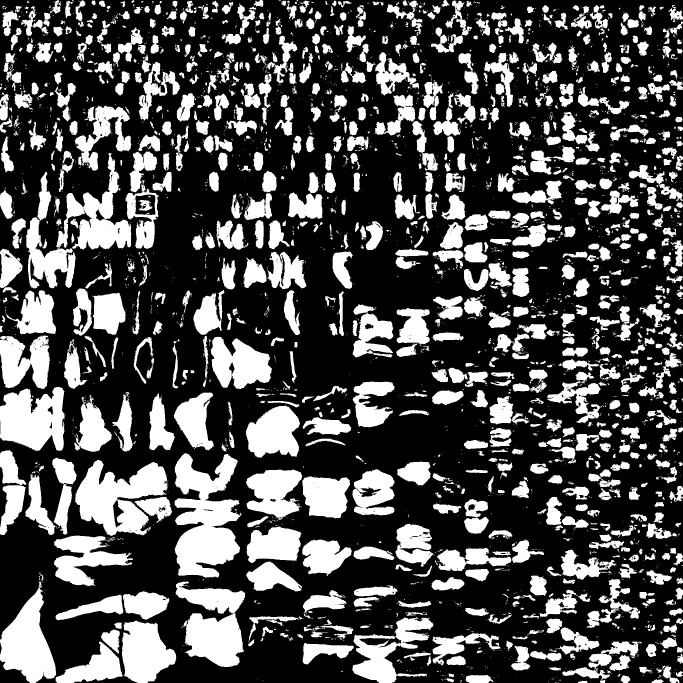
#> input picture assets/models/tint_masks/coatmask.png, 2048 x 2048 px, found by its file name (shown at 1/3 size)
$ python make_tint_mask.py ../../assets/models/tint_masks/coatmask.png ../../assets/models/tint_masks/pointsmask.png
#> lines starting #> are read from the running program, lines starting #| are printed output that depends on the picture; after the words box and inside, x2 and y2 are one past the last pixel; in counts of white or black regions, pixels touching at a corner belong together
"""Pack the neutral horse's tint masks into one RGB texture for the race view.

    python make_tint_mask.py <tint_masks_dir> <out.png> [size] [--build]

R = coat, G = points (mane, tail, lower legs), B = jockey silk areas on the
body mesh. With --build, B also takes any leftover coloured texels in the
neutral texture (traces of the model's original silks); the Blender steps use
that version to find silk patches. Engines use the plain version and show
everything outside the masks in neutral grey.
"""
import sys
import numpy as np
from PIL import Image, ImageFilter

d, out = sys.argv[1], sys.argv[2]
args = [a for a in sys.argv[3:] if not a.startswith("--")]
size = int(args[0]) if args else 1024
build = "--build" in sys.argv
load = lambda f: Image.open(f"{d}/{f}").convert("L")
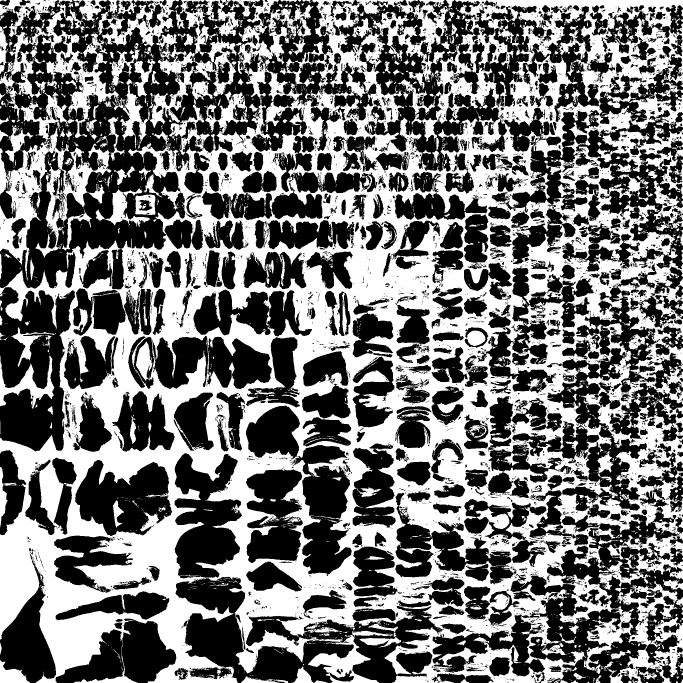
#> input picture assets/models/tint_masks/pointsmask.png, 2048 x 2048 px, found by its file name (shown at 1/3 size)
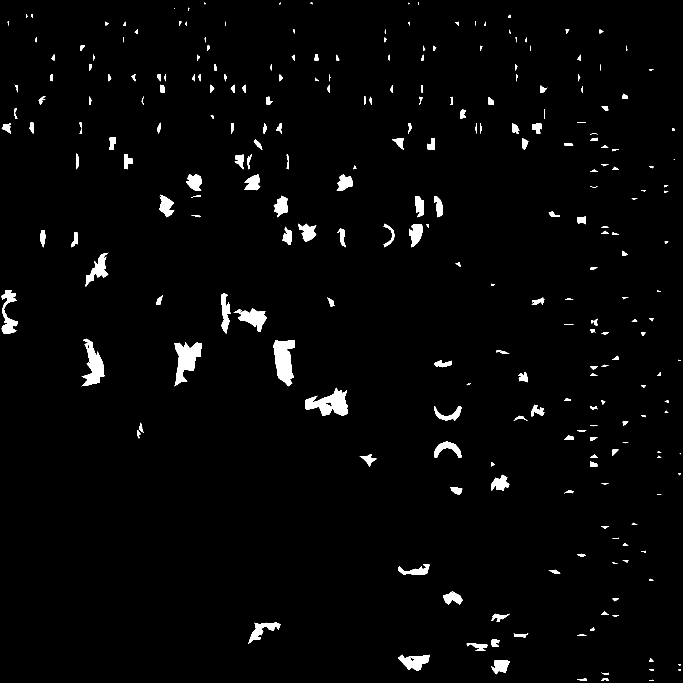
#> input picture assets/models/tint_masks/silkmask.png, 2048 x 2048 px, found by its file name (shown at 1/3 size)
coat, points, silk = load("coatmask.png"), load("pointsmask.png"), load("silkmask.png")
#> coat is the input picture: PIL image 2048x2048 L; 31.1% white; 4815 white regions (3581 under 20 px), largest, box (x1, y1, x2, y2) and area: (524, 1360, 724, 1733) 47622, (225, 1380, 502, 1608) 35648, (527, 1744, 736, 2002) 32068
#> points is the input picture: PIL image 2048x2048 L; 45.7% white; 5485 white regions (4933 under 20 px), largest, box (x1, y1, x2, y2) and area: (0, 0, 2048, 2048) 1589868, (0, 0, 356, 839) 83174, (293, 0, 709, 384) 40595
#> silk is the input picture: PIL image 2048x2048 L; 2.2% white; 258 white regions (14 under 20 px), largest, box (x1, y1, x2, y2) and area: (821, 1020, 884, 1159) 5885, (915, 1163, 1044, 1248) 5706, (524, 1026, 606, 1159) 5590
#> (the run stopped early here; a loop or call above may not have finished)
